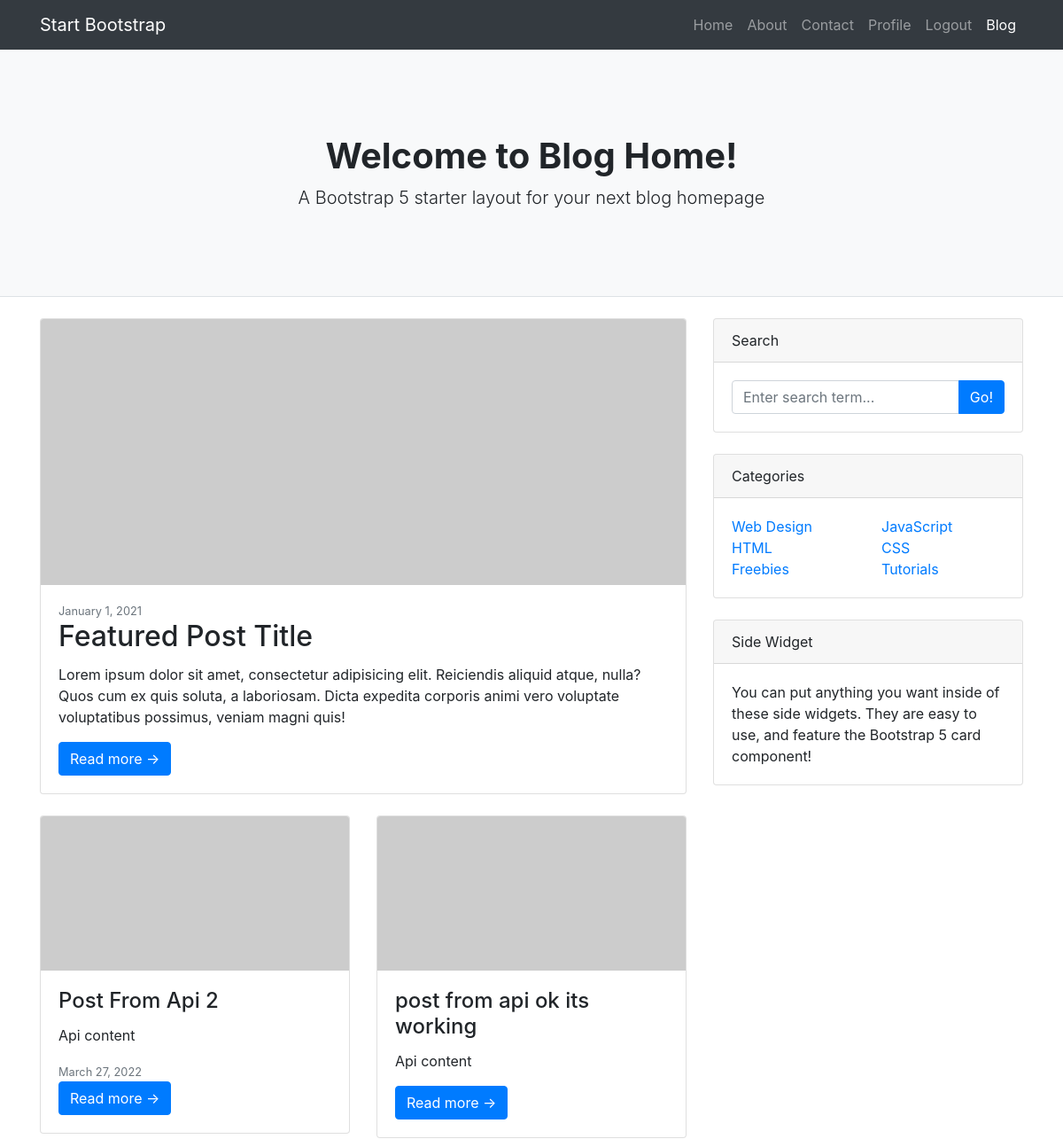
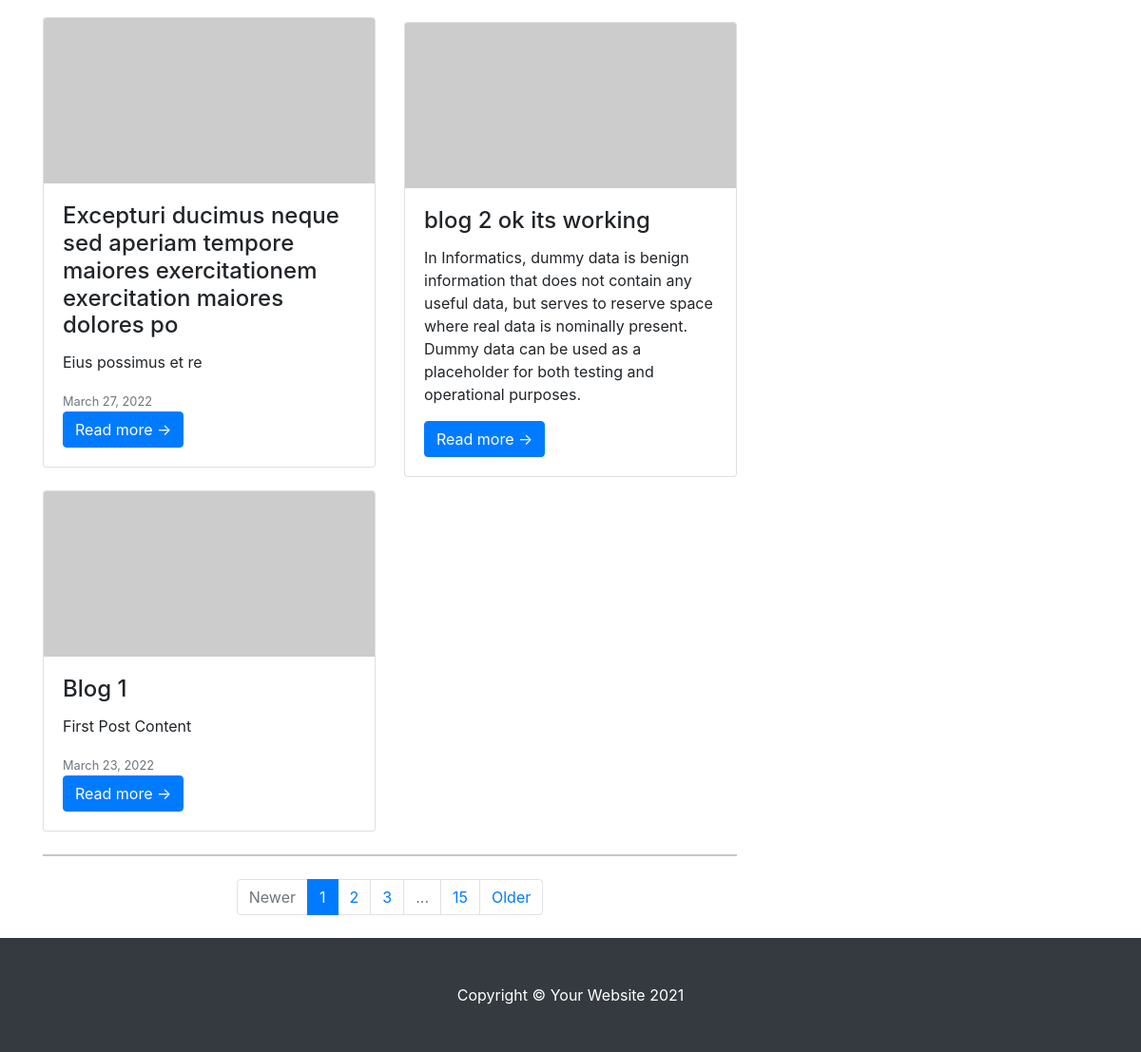
Page /blog/ (signed in) on the committed database (2 pictures, top to bottom).
### core/models.py (models this page shows, shortened)
class Post(models.Model):
    title = models.CharField(max_length = 100)
    content = models.TextField()
    created_at = models.DateTimeField(default=timezone.now)
    author = models.ForeignKey(User, on_delete=models.CASCADE)

### core/views.py (the view)
# urls.py: path('', views.PostListView.as_view(), name="blog-home"),
class PostListView(ListView):
    model = Post
    template_name = 'home.html'
    context_object_name = 'posts'
    ordering = ['-created_at']

### core/templatetags/myTags.py (called while the page is built)
@register.filter
def lower(value):
    return value.lower()+" ok its working"

@register.filter
def module(number,value):
    return number % value

### core/templates/home.html (shortened to what this page needs)
{% extends "base.html" %}
{% load myTags %}
{% block header %}
    {% include 'header.html' %}
{% endblock header %}
{% block content %}
    <div class="container">
            <div class="row">
                <div class="col-lg-8">
                    <div class="card mb-4">
                        <a href="#!"><img class="card-img-top" src="https://dummyimage.com/850x350/dee2e6/6c757d.jpg" alt="..." /></a>
                        <div class="card-body">
                            <div class="small text-muted">January 1, 2021</div>
                            <h2 class="card-title">Featured Post Title</h2>
                            <p class="card-text">Lorem ipsum dolor sit amet, consectetur adipisicing elit. Reiciendis aliquid atque, nulla? Quos cum ex quis soluta, a laboriosam. Dicta expedita corporis animi vero voluptate voluptatibus possimus, veniam magni quis!</p>
                            <a class="btn btn-primary" href="#!">Read more →</a>
                        </div>
                    </div>
                    <div class="row">
                        <div class="col-lg-6">
                            {% for post in posts %}
                            {% if forloop.counter|module:2 != 0 %}
                            <div class="card mb-4">
                                <a href="{% url 'blog-detail' post.id %}"><img class="card-img-top" src="https://dummyimage.com/700x350/dee2e6/6c757d.jpg" alt="..." /></a>
                                <div class="card-body">
                                    <h2 class="card-title h4">{{ post.title }}</h2>
                                    <p class="card-text">{{ post.content }}</p>
                                    <div class="text-secondary">
                                        <small class="cart-test">{{ post.created_at|date:"F d, Y" }}</small>
                                    </div>
                                    <a class="btn btn-primary" href="{% url 'blog-detail' post.id %}">Read more →</a>
                                </div>
                            </div>
                            {% endif %}
                            {% endfor %}
                        </div>
                        <div class="col-lg-6">
                            {% for post in posts %}
                            {% if forloop.counter|module:2 == 0 %}
                            <div class="card mb-4">
                                <a href="{% url 'blog-detail' post.id %}"><img class="card-img-top" src="https://dummyimage.com/700x350/dee2e6/6c757d.jpg" alt="..." /></a>
                                <div class="card-body">
                                    <h2 class="card-title h4">{{ post.title|lower }}</h2>
                                    <p class="card-text">{{ post.content }}</p>
                                    <a class="btn btn-primary" href="{% url 'blog-detail' post.id %}">Read more →</a>
                                </div>
                            </div>
                            {% endif %}
                            {% endfor %}
                        </div>
                    </div>
                    <nav aria-label="Pagination">
                        <hr class="my-0" />
                        <ul class="pagination justify-content-center my-4">
                            <li class="page-item disabled"><a class="page-link" href="#" tabindex="-1" aria-disabled="true">Newer</a></li>
                            <li class="page-item active" aria-current="page"><a class="page-link" href="#!">1</a></li>
                            <li class="page-item"><a class="page-link" href="#!">2</a></li>
                            <li class="page-item"><a class="page-link" href="#!">3</a></li>
                            <li class="page-item disabled"><a class="page-link" href="#!">...</a></li>
                            <li class="page-item"><a class="page-link" href="#!">15</a></li>
                            <li class="page-item"><a class="page-link" href="#!">Older</a></li>
                        </ul>
                    </nav>
                </div>
                <div class="col-lg-4">
                    <div class="card mb-4">
                        <div class="card-header">Search</div>
                        <div class="card-body">
                            <div class="input-group">
                                <input class="form-control" type="text" placeholder="Enter search term..." aria-label="Enter search term..." aria-describedby="button-search" />
                                <button class="btn btn-primary" id="button-search" type="button">Go!</button>
                            </div>
                        </div>
                    </div>
                    <div class="card mb-4">
                        <div class="card-header">Categories</div>
                        <div class="card-body">
                            <div class="row">
                                <div class="col-sm-6">
                                    <ul class="list-unstyled mb-0">
                                        <li><a href="#!">Web Design</a></li>
                                        <li><a href="#!">HTML</a></li>
                                        <li><a href="#!">Freebies</a></li>
                                    </ul>
                                </div>
                                <div class="col-sm-6">
                                    <ul class="list-unstyled mb-0">
                                        <li><a href="#!">JavaScript</a></li>
                                        <li><a href="#!">CSS</a></li>
                                        <li><a href="#!">Tutorials</a></li>
                                    </ul>
                                </div>
                            </div>
                        </div>
                    </div>
                    <div class="card mb-4">
                        <div class="card-header">Side Widget</div>
                        <div class="card-body">You can put anything you want inside of these side widgets. They are easy to use, and feature the Bootstrap 5 card component!</div>
                    </div>
                </div>
            </div>
        </div>
{% endblock content %}

### core/static/detail.css (style rules this page uses)
body { margin-top:20px; }
img { max-width: 100%; }
img { vertical-align: middle; border-style: none; }

### rows in the picture
Post: title "Post From Api 2", content "Api content", created_at "March 27, 2022"
Post: title "Excepturi ducimus neque sed aperiam tempore maiores exercitationem exercitation maiores dolores po", content "Eius possimus et re", created_at "March 27, 2022"
Post: title "Blog 1", content "First Post Content", created_at "March 23, 2022"
Post: title "post from api ok its working", content "Api content"
Post: title "blog 2 ok its working", content "In Informatics, dummy data is benign information that does not contain any useful data, but serves to reserve space where real data is nominally present. Dummy data can be used as a placeholder for both testing and operational purposes."
